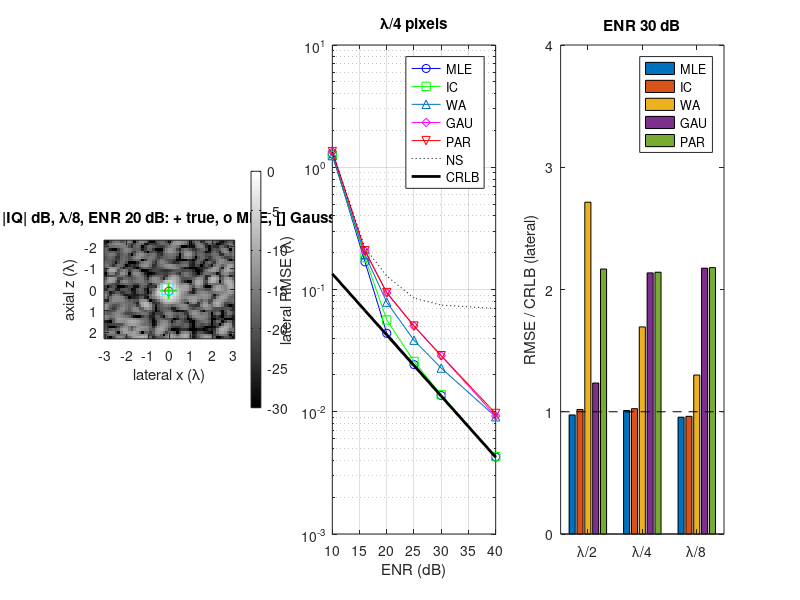

Recreate this plot in MATLAB.
%% m12_ulm_localization_crlb.m
% Purpose : ULM localization precision for one isolated bubble in a 2D
%           beamformed IQ image, compared with the Cramer-Rao bound.
%   Model : s(x,z) = a * gx(x - x0) * gz(z - z0), Gaussian PSF with
%           lateral/axial FWHM, a complex and unknown (random phase).
%           Noise: circular complex Gaussian, white inside the system band
%           |kx| <= 0.483/wx, |kz| <= 0.483/wz (PSF energy spectrum -40 dB),
%           zero outside, density N0. This mimics beamformed noise, which
%           is band-limited: pixels finer than Nyquist add no information.
%   Bound : sigma_x >= wx / sqrt(ENR), sigma_z >= wz / sqrt(ENR),
%           w = FWHM / 2.3548, ENR = ||s||^2 / N0 = |a|^2 pi wx wz / N0
%           (integrated SNR; complex noise; amplitude and phase unknown).
%   Estimators (all from the pixel with the largest |IQ|):
%           WA  : amplitude-weighted centroid of |IQ| in a +-FWHM box
%           IC  : intensity-weighted centroid of |IQ|^2 in the same box
%           PAR : separable 3-point parabola on |IQ|
%           GAU : separable 3-point Gaussian fit (parabola on log|IQ|)
%           MLE : maximize |<y, g(x,z)>|^2 / ||g||^2 (Newton, 2D)
% Change  : fwhmX, fwhmZ, pixList, enrList, nTrial, f0.
% Expect  : MLE within 0.95-1.05x of the bound for ENR >= 20 dB at every
%           pixel size; IC (intensity centroid) 1.0-1.3x; GAU 1.2-1.4x at
%           lambda/2 but ~2.2x at lambda/4 and lambda/8 (a 3-point fit uses
%           less of the PSF as pixels shrink); PAR has a bias floor at
%           lambda/2 (5.7x at 40 dB); WA 1.2-3x; NS (pixel centre) floors at
%           pix/sqrt(12). Peak-pixel SNR = ENR - 4.8 dB (lambda/4, lambda/8).
%           At 16 dB 1% outliers (a noise peak beats the bubble) already give
%           2-2.5x; at 10 dB about half the trials are outliers (out%).
rng(1);
% 3-point vertex offset in pixels, clamped to +-0.5 (exact bound when the
% centre sample is the maximum; guards against edge peaks at low SNR)
off3 = @(v) max(-0.5, min(0.5, 0.5*(v(1) - v(3))/min(v(1) - 2*v(2) + v(3), -eps)));

%% Parameters (lengths in wavelengths)
f0 = 5e6; c = 1540; lam = c/f0;            % 5 MHz: lambda = 308 um
fwhmX = 1.0; fwhmZ = 0.75;                 % PSF FWHM (lambda), lateral and axial
wx = fwhmX/(2*sqrt(2*log(2))); wz = fwhmZ/(2*sqrt(2*log(2)));
pixList = [1/2 1/4 1/8];                   % square pixel size (lambda)
enrList = [10 16 20 25 30 40];            % integrated SNR (dB)
nTrial = 300;
names = {'MLE', 'IC ', 'WA ', 'GAU', 'PAR', 'NS '};
nEst = numel(names);
crlbX = wx ./ sqrt(10.^(enrList/10));
crlbZ = wz ./ sqrt(10.^(enrList/10));
rmseX = zeros(numel(pixList), numel(enrList), nEst);
rmseZmle = zeros(numel(pixList), numel(enrList));
outMLE = zeros(numel(pixList), numel(enrList));   % fraction of MLE outliers
snrPkOff = zeros(1, numel(pixList));             % ENR - peak-pixel SNR (dB)
tic;
for ip = 1:numel(pixList)
    pix = pixList(ip);
    nx = ceil(3*fwhmX/pix); nz = ceil(3*fwhmZ/pix);
    xs = (-nx:nx)*pix; zs = (-nz:nz)'*pix;            % pixel grid
    Nx = numel(xs); Nz = numel(zs);
    Kx = ceil(fwhmX/pix); Kz = ceil(fwhmZ/pix);       % centroid half-box (pixels)
    Lx = 2^nextpow2(2*Nx); Lz = 2^nextpow2(2*Nz);
    kx = [0:Lx/2, -Lx/2+1:-1]/(Lx*pix); kz = [0:Lz/2, -Lz/2+1:-1]'/(Lz*pix);
    mask = (abs(kz) <= 0.483/wz) * (abs(kx) <= 0.483/wx);   % rectangular band
    Eg = pi*wx*wz;                                    % integral of |g|^2 (a = 1)
    se = zeros(numel(enrList), nEst); seZ = zeros(numel(enrList), 1); nOut = zeros(numel(enrList), 1);
    sig2pix = mean(mask(:))/pix^2;                    % per-pixel noise variance (N0 = 1)
    snrPkOff(ip) = 10*log10(Eg*sig2pix);              % ENR = peak SNR * Eg * sig2pix
    for t = 1:nTrial
        x0 = (rand - 0.5)*pix; z0 = (rand - 0.5)*pix; ph = 2*pi*rand;
        Wn = (randn(Lz, Lx) + 1j*randn(Lz, Lx)) * sqrt(1/(2*pix*pix));   % density N0 = 1
        Wn = ifft2(fft2(Wn) .* mask);
        Wn = Wn(1:Nz, 1:Nx);
        G = exp(-(zs - z0).^2/(2*wz^2)) * exp(-(xs - x0).^2/(2*wx^2));
        for ie = 1:numel(enrList)
            A = sqrt(10^(enrList(ie)/10)/Eg);
            Y = A*exp(1j*ph)*G + Wn;
            M = abs(Y);
            [~, imax] = max(M(:)); [iz, ix] = ind2sub(size(M), imax);
            iz = min(max(iz, 2), Nz - 1); ix = min(max(ix, 2), Nx - 1);
            rz = max(iz - Kz, 1):min(iz + Kz, Nz); rx = max(ix - Kx, 1):min(ix + Kx, Nx);
            B = M(rz, rx); XX = ones(numel(rz), 1)*xs(rx); ZZ = zs(rz)*ones(1, numel(rx));
            wa = [sum(B(:).*XX(:)), sum(B(:).*ZZ(:))]/sum(B(:));
            ic = [sum(B(:).^2.*XX(:)), sum(B(:).^2.*ZZ(:))]/sum(B(:).^2);
            mx = M(iz, ix-1:ix+1); mz = M(iz-1:iz+1, ix).';
            par = [xs(ix) + pix*off3(mx), zs(iz) + pix*off3(mz)];
            gau = [xs(ix) + pix*off3(log(mx)), zs(iz) + pix*off3(log(mz))];
            % MLE: Newton on L(x,z) = ln|gz' Y gx|^2 - ln(||gx||^2 ||gz||^2), start at IC
            p = ic; p0 = p;
            for it = 1:8
                dx = xs.' - p(1); dz = zs - p(2);
                gx = exp(-dx.^2/(2*wx^2)); gx1 = gx.*dx/wx^2; gx2 = gx.*(dx.^2/wx^4 - 1/wx^2);
                gz = exp(-dz.^2/(2*wz^2)); gz1 = gz.*dz/wz^2; gz2 = gz.*(dz.^2/wz^4 - 1/wz^2);
                YX = Y*[gx gx1 gx2];                       % Nz x 3
                Z = gz.'*YX(:,1); Zx = gz.'*YX(:,2); Zxx = gz.'*YX(:,3);
                Zz = gz1.'*YX(:,1); Zzz = gz2.'*YX(:,1); Zxz = gz1.'*YX(:,2);
                P = abs(Z)^2;
                Px = 2*real(conj(Z)*Zx); Pz = 2*real(conj(Z)*Zz);
                Pxx = 2*(abs(Zx)^2 + real(conj(Z)*Zxx)); Pzz = 2*(abs(Zz)^2 + real(conj(Z)*Zzz));
                Pxz = 2*real(conj(Zx)*Zz + conj(Z)*Zxz);
                ex = sum(gx.^2); ex1 = 2*sum(gx.*gx1); ex2 = 2*sum(gx1.^2 + gx.*gx2);
                ez = sum(gz.^2); ez1 = 2*sum(gz.*gz1); ez2 = 2*sum(gz1.^2 + gz.*gz2);
                grad = [Px/P - ex1/ex; Pz/P - ez1/ez];
                H = [Pxx/P - (Px/P)^2 - ex2/ex + (ex1/ex)^2, Pxz/P - Px*Pz/P^2; ...
                     Pxz/P - Px*Pz/P^2, Pzz/P - (Pz/P)^2 - ez2/ez + (ez1/ez)^2];
                if H(1,1) >= 0 || det(H) <= 0, break; end
                st = -(H\grad).';
                if norm(st) > pix, st = st*pix/norm(st); end
                p = p + st;
                if norm(p - p0) > 1.5*pix, p = p0 + (p - p0)*1.5*pix/norm(p - p0); break; end
                if norm(st) < 1e-9, break; end
            end
            est = [p; ic; wa; gau; par; xs(ix), zs(iz)];
            se(ie, :) = se(ie, :) + (est(:, 1).' - x0).^2;
            seZ(ie) = seZ(ie) + (p(2) - z0)^2;
            nOut(ie) = nOut(ie) + (abs(p(1) - x0) > fwhmX/2 || abs(p(2) - z0) > fwhmZ/2);
            if ip == 3 && t == nTrial && enrList(ie) == 20   % keep one example for the figure
                Yex = Y; xsEx = xs; zsEx = zs; x0Ex = x0; z0Ex = z0; estEx = est;
            end
        end
    end
    rmseX(ip, :, :) = reshape(sqrt(se/nTrial), [1, numel(enrList), nEst]);
    rmseZmle(ip, :) = sqrt(seZ.'/nTrial);
    outMLE(ip, :) = nOut.'/nTrial;
end
fprintf('PSF FWHM lateral %.2f lambda, axial %.2f lambda; f0 = %.1f MHz (lambda = %.0f um); %d trials\n', ...
    fwhmX, fwhmZ, f0/1e6, lam*1e6, nTrial);
fprintf('Lateral CRLB sigma_x = wx/sqrt(ENR); entries are RMSE / CRLB (lateral)\n');
for ip = 1:numel(pixList)
    fprintf('\npixel = lambda/%d (%.2f FWHM_x); peak-pixel SNR = ENR - %.1f dB\n', round(1/pixList(ip)), pixList(ip)/fwhmX, snrPkOff(ip));
    fprintf('  ENR(dB)  CRLB_x(lambda)  CRLB_x(um) ');
    fprintf('%7s', names{:}); fprintf('   MLE_z  out%%\n');
    for ie = 1:numel(enrList)
        fprintf('  %6d  %10.4f  %10.2f  ', enrList(ie), crlbX(ie), crlbX(ie)*lam*1e6);
        fprintf('%7.2f', squeeze(rmseX(ip, ie, :)).'/crlbX(ie));
        fprintf('  %6.2f  %4.1f\n', rmseZmle(ip, ie)/crlbZ(ie), 100*outMLE(ip, ie));
    end
end
fprintf('\nFWHM-lambda rule: ENR 20 dB -> sigma_x = lambda/%.1f; 30 dB -> lambda/%.1f\n', ...
    1/(wx/sqrt(100)), 1/(wx/sqrt(1000)));
fprintf('Elapsed %.1f s\n', toc);

%% Figures
figure('Position', [60 60 1150 360]);
subplot(1, 3, 1);
imagesc(xsEx, zsEx, 20*log10(abs(Yex)/max(abs(Yex(:))))); caxis([-30 0]); colormap(gray); axis image; colorbar;
hold on; plot(x0Ex, z0Ex, 'g+', 'MarkerSize', 12, 'LineWidth', 1.5);
plot(estEx(1,1), estEx(1,2), 'ro', estEx(4,1), estEx(4,2), 'cs', 'MarkerSize', 8);
xlabel('lateral x (\lambda)'); ylabel('axial z (\lambda)');
title('|IQ| dB, \lambda/8, ENR 20 dB: + true, o MLE, [] Gauss');
subplot(1, 3, 2);
ip = 2; sty = {'b-o', 'g-s', '-^', 'm-d', 'r-v', 'k:'};
for k = 1:nEst
    semilogy(enrList, squeeze(rmseX(ip, :, k)), sty{k}); hold on;
end
semilogy(enrList, crlbX, 'k-', 'LineWidth', 2);
xlabel('ENR (dB)'); ylabel('lateral RMSE (\lambda)'); grid on;
title('\lambda/4 pixels'); legend([names, {'CRLB'}], 'Location', 'northeast');
subplot(1, 3, 3);
ie = find(enrList == 30);
bar(squeeze(rmseX(:, ie, 1:5))/crlbX(ie));
set(gca, 'XTickLabel', {'\lambda/2', '\lambda/4', '\lambda/8'}); ylim([0 4]);
hold on; plot([0.5 3.5], [1 1], 'k--');
ylabel('RMSE / CRLB (lateral)'); title('ENR 30 dB'); legend(names(1:5), 'Location', 'northeast');
